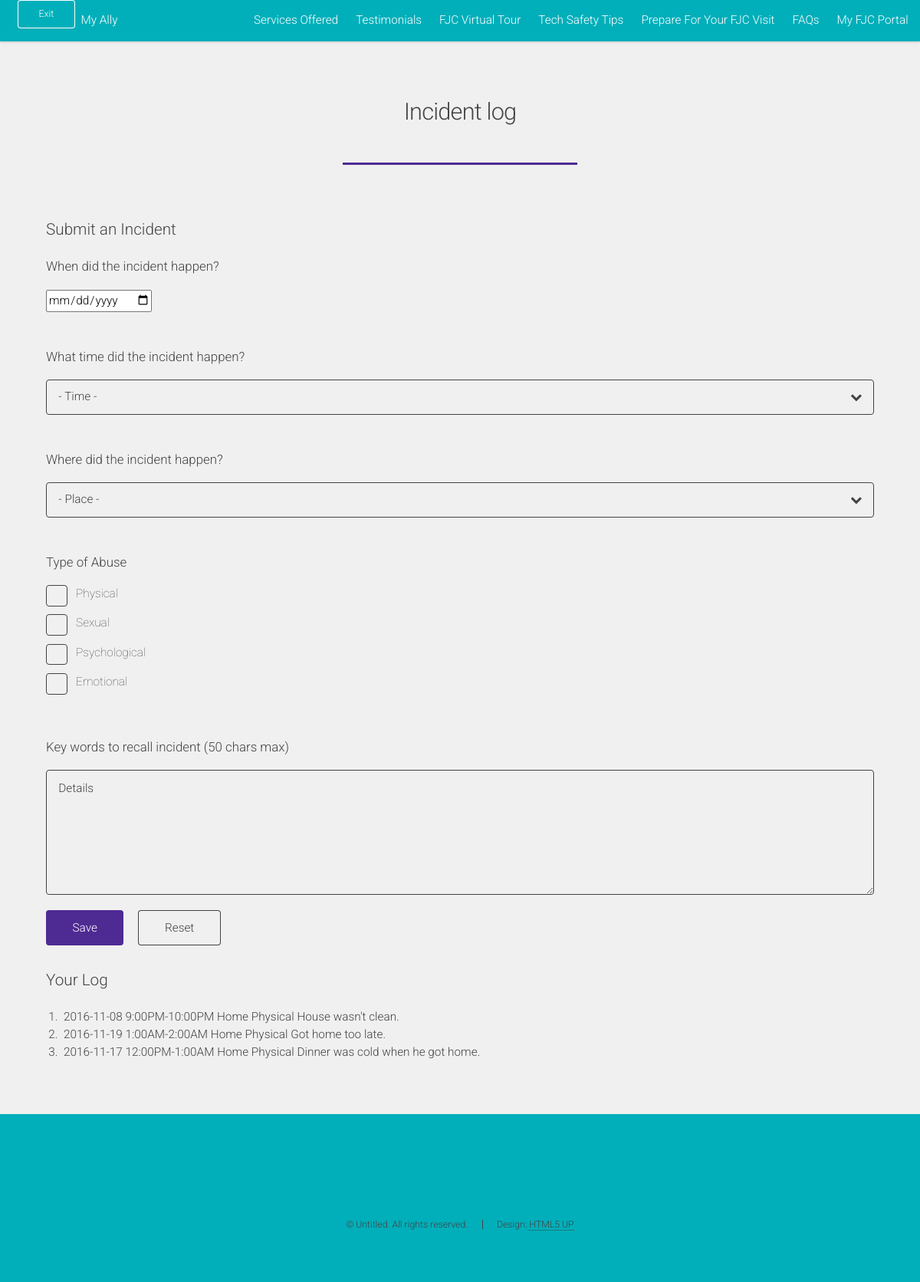
The page /incident-log.html (signed in) on the database as committed earlier.
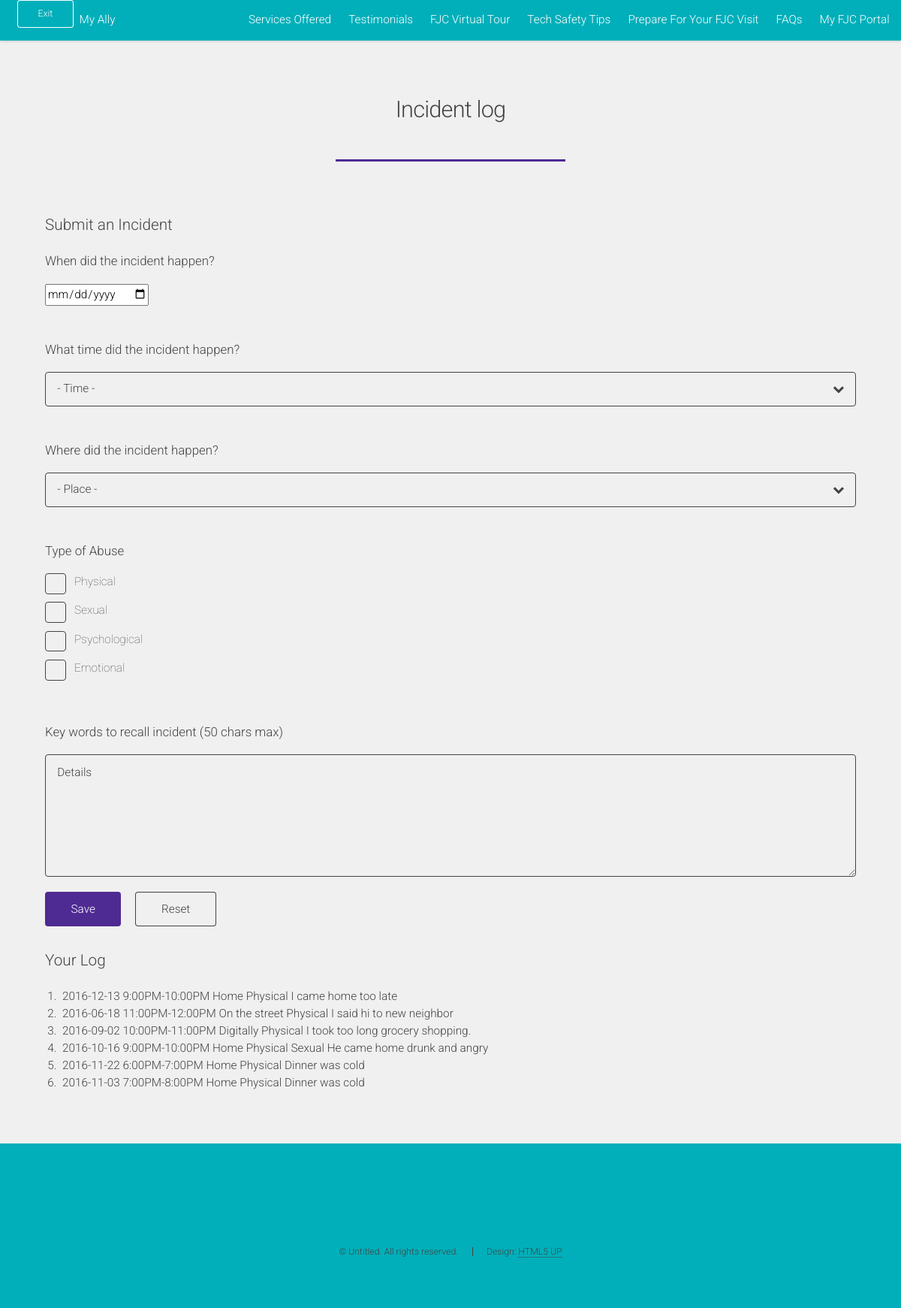
The same page on the database as committed later.
### demo/models.py (models this page shows)
class Squawk(models.Model):
    squawk_date = models.CharField(max_length=141)
    squawk_time = models.CharField(max_length=141)
    squawk_place = models.CharField(max_length=141)
    squawk_type1 = models.BooleanField()
    squawk_type2 = models.BooleanField()
    squawk_text = models.CharField(max_length=141)
    pub_date = models.DateTimeField('date published')

### demo/views.py (the view, shortened to what this page needs)
# urls.py: url(r'^incident-log.html',views.incident_log,name='incident'),
def incident_log(request):
    state = request.session.get('IS_LOGIN',False)
    if not(state):
        return redirect('http://google.com')
    squawk_list = Squawk.objects.order_by('-pub_date')
    context = {
        'squawk_list': squawk_list,
        }
    return render(request, 'demo/incident-log.html', context)

### demo/templates/demo/incident-log.html (shortened to what this page needs)
<!DOCTYPE HTML>
<html>
<head>
    {% load static %}
    <link rel="stylesheet" href="{% static "assets/css/main.css" %}" />
    <link rel="stylesheet" type="text/css" href="{% static "assets/css/mobipick.css" %}" />
</head>
<body>
<div id="page-wrapper">
        <header id="header">
        <ul>
        <li id="escape"><a href="escape.html" class="button small fit">Exit</a></li>
        <li><h1 id="logo"><a href="index.html">My Ally</a></h1></li>
        <li>
<nav id="nav">
        <ul>
        <li><a herf="">Services Offered</a></li>
        <li><a href="testimonial.html">Testimonials</a></li>
        <li>
<a href="fjc.html">FJC Virtual Tour</a>
        </li>
        <li><a href="phone-safe.html">Tech Safety Tips</a>
        <li><a href="prepare-visit.html">Prepare For Your FJC Visit</a></li>
        <li><a href="FAQs.html">FAQs</a></li>
        <li><a href="log-in.html">My FJC Portal</a></li>
        </ul>
        </nav>
        </li>
        </ul>
        </header>
    <div id="main" class="wrapper style1">
        <div class="container">
            <header class="major">
                <h2>Incident log</h2>
            </header>
            <section>
                <h3>Submit an Incident</h3>
                <form method="post" action="incident-log.html">
                    <h4>When did the incident happen? </h4>
                    <input type="date" name="bday" min="2016-10-01" style="color:black">
                    <div class="12u$">
                        <br></br>
                        <h4>What time did the incident happen?</h4>
                        <div class="select-wrapper">
                            <select name="category1" id="category">
                                <option value="">- Time -</option>
                            </select>
                        </div>
                    </div>
                    <br></br>
                    <h4>Where did the incident happen?</h4>
                    <div class="select-wrapper">
                        <select name="category2" id="category">
                            <option value="">- Place -</option>
                        </select>
                    </div>
                    <br></br>
                    <h4>Type of Abuse</h4>
                    <div class="6u 12u$(medium)">
                        <label for="copy">Physical</label>
                    </div>
                    <div class="6u$ 12u$(medium)">
                        <label for="human">Sexual</label>
                    </div>
                    <div class="6u$ 12u$(medium)">
                    <label for="human">Psychological</label>
                    </div>
                    <div class="6u$ 12u$(medium)">
                    <label for="human">Emotional</label>
                    </div>
                    <br></br>
                    <h4>Key words to recall incident (50 chars max)</h4>
                    <div class="row uniform 50%">
                        <div class="12u$">
                            <textarea name="squawk" id="detail" placeholder="Details" rows="6"></textarea>
                        </div>
                        <div class="12u$">
                            <ul class="actions">
                                <li><input type="submit" value="Save" class="special"  /></li>
                                <li><input type="reset" value="Reset" /></li>
                            </ul>
                        </div>
                    </div>
                </form>
            </section>
            <h3>Your Log</h3>
            <div id="squawks">
                {% if squawk_list %}
                <ol>
                    {% for squawk in squawk_list %}
                    <li>{{ squawk.squawk_date }}
                        {{ squawk.squawk_time }}
                        {{ squawk.squawk_place }}
                        {% if squawk.squawk_type1 %}
                        {{ "Physical" }}
                        {% endif %}
                        {% if squawk.squawk_type2 %}
                        {{ "Sexual" }}
                        {% endif %}
                        {{ squawk.squawk_text }}</li>
                    {% endfor %}
                </ol>
                {% endif %}
            </div>
        </div>
    </div>
    <footer id="footer">
        <ul class="icons">
            <li><a href="#" class="icon alt fa-twitter"><span class="label">Twitter</span></a></li>
            <li><a href="#" class="icon alt fa-facebook"><span class="label">Facebook</span></a></li>
            <li><a href="#" class="icon alt fa-linkedin"><span class="label">LinkedIn</span></a></li>
            <li><a href="#" class="icon alt fa-instagram"><span class="label">Instagram</span></a></li>
            <li><a href="#" class="icon alt fa-github"><span class="label">GitHub</span></a></li>
            <li><a href="#" class="icon alt fa-envelope"><span class="label">Email</span></a></li>
        </ul>
        <ul class="copyright">
            <li>&copy; Untitled. All rights reserved.</li><li>Design: <a href="http://html5up.net">HTML5 UP</a></li>
        </ul>
    </footer>
</div>
</body>
</html>

Rows that differ between the two databases and show on the page:
removed Squawk: squawk_date "2016-11-08", squawk_time "9:00PM-10:00PM", squawk_place "Home", value "Physical", squawk_text "House wasn't clean."
removed Squawk: squawk_date "2016-11-19", squawk_time "1:00AM-2:00AM", squawk_place "Home", value "Physical", squawk_text "Got home too late."
removed Squawk: squawk_date "2016-11-17", squawk_time "12:00PM-1:00AM", squawk_place "Home", value "Physical", squawk_text "Dinner was cold when he got home."
added Squawk: squawk_date "2016-12-13", squawk_time "9:00PM-10:00PM", squawk_place "Home", value "Physical", squawk_text "I came home too late"
added Squawk: squawk_date "2016-06-18", squawk_time "11:00PM-12:00PM", squawk_place "On the street", value "Physical", squawk_text "I said hi to new neighbor"
added Squawk: squawk_date "2016-09-02", squawk_time "10:00PM-11:00PM", squawk_place "Digitally", value "Physical", squawk_text "I took too long grocery shopping."
added Squawk: squawk_date "2016-10-16", squawk_time "9:00PM-10:00PM", squawk_place "Home", value "Physical", value "Sexual", squawk_text "He came home drunk and angry"
added Squawk: squawk_date "2016-11-22", squawk_time "6:00PM-7:00PM", squawk_place "Home", value "Physical", squawk_text "Dinner was cold"
added Squawk: squawk_date "2016-11-03", squawk_time "7:00PM-8:00PM", squawk_place "Home", value "Physical", squawk_text "Dinner was cold"
